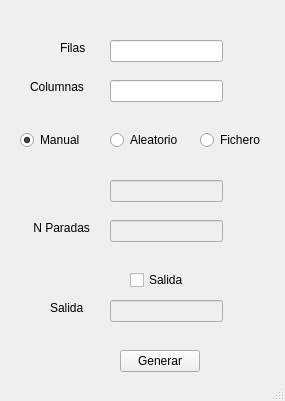
<?xml version="1.0" encoding="UTF-8"?>
<ui version="4.0">
 <class>MainWindow</class>
 <widget class="QMainWindow" name="MainWindow">
  <property name="geometry">
   <rect>
    <x>0</x>
    <y>0</y>
    <width>285</width>
    <height>401</height>
   </rect>
  </property>
  <property name="focusPolicy">
   <enum>Qt::NoFocus</enum>
  </property>
  <property name="windowTitle">
   <string>MainWindow</string>
  </property>
  <widget class="QWidget" name="centralWidget">
   <widget class="QLabel" name="label">
    <property name="geometry">
     <rect>
      <x>30</x>
      <y>80</y>
      <width>59</width>
      <height>14</height>
     </rect>
    </property>
    <property name="text">
     <string>Columnas</string>
    </property>
   </widget>
   <widget class="QLabel" name="label_2">
    <property name="geometry">
     <rect>
      <x>60</x>
      <y>40</y>
      <width>31</width>
      <height>16</height>
     </rect>
    </property>
    <property name="text">
     <string>Filas</string>
    </property>
   </widget>
   <widget class="QPushButton" name="push_button_generar">
    <property name="geometry">
     <rect>
      <x>120</x>
      <y>350</y>
      <width>80</width>
      <height>22</height>
     </rect>
    </property>
    <property name="text">
     <string>Generar</string>
    </property>
   </widget>
   <widget class="QLineEdit" name="line_edit_filas">
    <property name="enabled">
     <bool>true</bool>
    </property>
    <property name="geometry">
     <rect>
      <x>110</x>
      <y>40</y>
      <width>113</width>
      <height>22</height>
     </rect>
    </property>
   </widget>
   <widget class="QLineEdit" name="line_edit_columnas">
    <property name="geometry">
     <rect>
      <x>110</x>
      <y>80</y>
      <width>113</width>
      <height>22</height>
     </rect>
    </property>
   </widget>
   <widget class="QLineEdit" name="line_edit_dato_radio_button">
    <property name="enabled">
     <bool>false</bool>
    </property>
    <property name="geometry">
     <rect>
      <x>110</x>
      <y>180</y>
      <width>113</width>
      <height>22</height>
     </rect>
    </property>
   </widget>
   <widget class="QLabel" name="label_3">
    <property name="geometry">
     <rect>
      <x>30</x>
      <y>180</y>
      <width>71</width>
      <height>20</height>
     </rect>
    </property>
    <property name="text">
     <string/>
    </property>
   </widget>
   <widget class="QRadioButton" name="radio_button_manual">
    <property name="enabled">
     <bool>true</bool>
    </property>
    <property name="geometry">
     <rect>
      <x>20</x>
      <y>130</y>
      <width>100</width>
      <height>20</height>
     </rect>
    </property>
    <property name="text">
     <string>Manual</string>
    </property>
    <property name="checked">
     <bool>true</bool>
    </property>
   </widget>
   <widget class="QRadioButton" name="radio_button_aleatorio">
    <property name="geometry">
     <rect>
      <x>110</x>
      <y>130</y>
      <width>100</width>
      <height>20</height>
     </rect>
    </property>
    <property name="text">
     <string>Aleatorio</string>
    </property>
   </widget>
   <widget class="QRadioButton" name="radio_button_fichero">
    <property name="geometry">
     <rect>
      <x>200</x>
      <y>130</y>
      <width>100</width>
      <height>20</height>
     </rect>
    </property>
    <property name="text">
     <string>Fichero</string>
    </property>
   </widget>
   <widget class="QLabel" name="label_4">
    <property name="geometry">
     <rect>
      <x>50</x>
      <y>300</y>
      <width>41</width>
      <height>16</height>
     </rect>
    </property>
    <property name="text">
     <string>Salida</string>
    </property>
   </widget>
   <widget class="QLineEdit" name="line_edit_salida">
    <property name="enabled">
     <bool>false</bool>
    </property>
    <property name="geometry">
     <rect>
      <x>110</x>
      <y>300</y>
      <width>113</width>
      <height>22</height>
     </rect>
    </property>
   </widget>
   <widget class="QCheckBox" name="check_box_salida">
    <property name="geometry">
     <rect>
      <x>130</x>
      <y>270</y>
      <width>85</width>
      <height>20</height>
     </rect>
    </property>
    <property name="text">
     <string>Salida</string>
    </property>
   </widget>
   <widget class="QLabel" name="label_5">
    <property name="geometry">
     <rect>
      <x>20</x>
      <y>220</y>
      <width>81</width>
      <height>16</height>
     </rect>
    </property>
    <property name="text">
     <string>    N Paradas</string>
    </property>
   </widget>
   <widget class="QLineEdit" name="line_edit_numero_paradas">
    <property name="enabled">
     <bool>false</bool>
    </property>
    <property name="geometry">
     <rect>
      <x>110</x>
      <y>220</y>
      <width>113</width>
      <height>22</height>
     </rect>
    </property>
   </widget>
  </widget>
  <widget class="QStatusBar" name="statusBar"/>
 </widget>
 <layoutdefault spacing="6" margin="11"/>
 <resources/>
 <connections/>
</ui>
